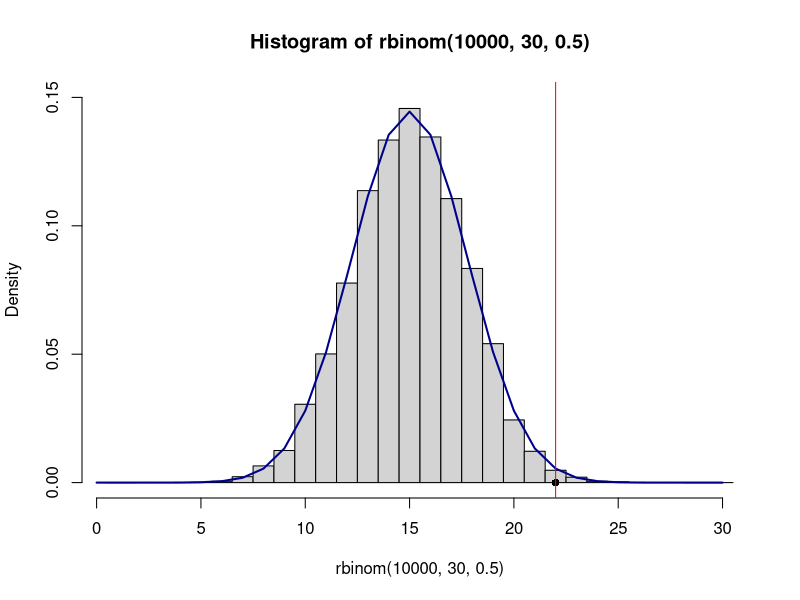

This figure's R source:
#dataistanbul talk - April 5th, 2017
#HS Olmez (c) 2017
#
# Probabilty of a fair coin showing 22 Heads by chance in 30 tosses
# Random number generation for simulating a binomial distribution
N = 10000 #number of trials
M = 0
set.seed(10)
for (i in 1:N) {
  x1 <- sample(0:1, 30, replace=T)
  if (sum(x1) >= 22) {
    M = M + 1
  }
}
cat("Ratio of trials with heads more than 22 to all: ", M/N, '\n')
# Now do the same by using a binomial dist.
prob <- print(1-pbinom(21, 30, .5))
cat("Theoretical value of prob:", prob)
print(pbinom(30, size=30, prob=1/2) - pbinom(21, size=30, prob=1/2))
print(diff(pbinom(c(21,30), size = 30, prob = 1/2)))
#
#rbinom() is used to simulate N independent binomial random variables.
print(hist(rbinom(10000,30,.5),freq=FALSE, breaks=seq(0.5,30.5,1), ylim=c(0,0.15)))
print(lines(seq(0,30,1),dbinom(seq(0,30,1),30,0.5), col="darkblue", lwd="2"))
points(x=22, y=0, pch=16)
abline(v=22, col="red")

